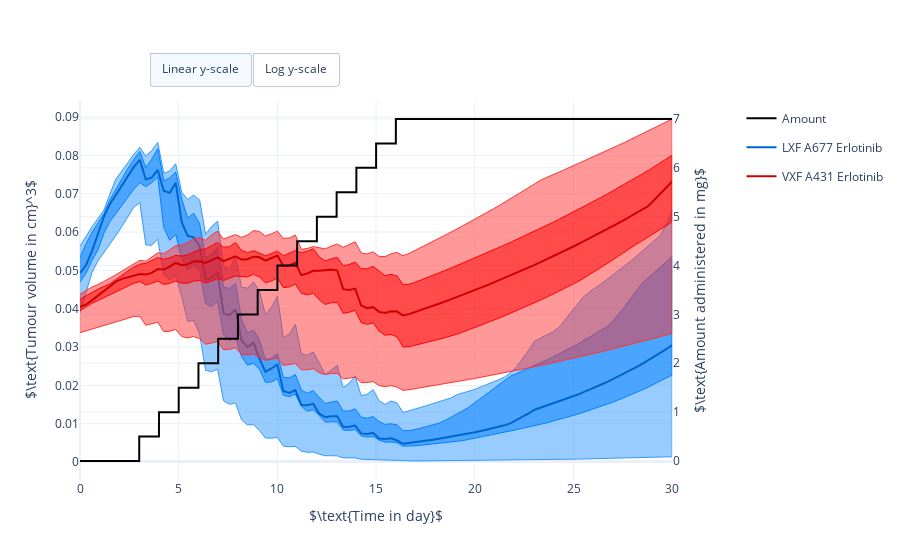

The notebook cell saved with this chart:
### Code cell
#
# Illustrate population PKPD simulation.
#
# Needs above defined dosing regimens, percentiles, times, simulation results,
# and the population size:
# [dosing_regimens, percentiles, times, population_results, N]
#

# import plotly.io
import plotly.graph_objects as go
from plotly.subplots import make_subplots


# Create figure
#fig = go.Figure()
fig = make_subplots(specs=[[{"secondary_y": True}]])

# Plot administered drug
# Convert dosing regimen into time
dose_series = dosing_time_series[0]
fig.add_trace(
    go.Scatter(
        x=dose_series[0, :],
        y=dose_series[1, :],
        name="Amount",
        hovertemplate=
                "<b></b>Cumulative amount of compound<br>" +
                "Time: %{x:.0f} day<br>" +
                "Amount: %{y:.01f} mg<br>" +
                "<extra></extra>",
        line=dict(color='rgb(0, 0, 0)'),
        mode='lines'),
    secondary_y=True)

# Plot data LXF A677 Erlotinib
# Plot 0th percentile to 100th precentile
fig.add_trace(
    go.Scatter(
        x=np.hstack([times,times[::-1]]),
        y=np.hstack([
            population_results[0, 0, 0, :], 
            population_results[0, 0, 4, ::-1]]),
        line=dict(width=1, color='rgb(51, 153, 255)'),
        fill='toself',
        legendgroup="LXF A677 Erlotinib",
        name="0th to 100th percentile",
        hoverinfo='name',
        showlegend=False),
    secondary_y=False)

# Plot 25th percentile to 75th precentile
fig.add_trace(
    go.Scatter(
        x=np.hstack([times,times[::-1]]),
        y=np.hstack([
            population_results[0, 0, 1, :], 
            population_results[0, 0, 3, ::-1]]),
        line=dict(width=1, color='rgb(0, 128, 255)'),
        fill='toself',
        legendgroup="LXF A677 Erlotinib",
        name="25th to 75th percentile",
        hoverinfo='name',
        showlegend=False),
    secondary_y=False)

# Plot Median
fig.add_trace(
    go.Scatter(
        x=times,
        y=population_results[0, 0, 2, :],
        legendgroup="LXF A677 Erlotinib",
        name="LXF A677 Erlotinib",
        hovertemplate=
                "<b></b>Median<br>" +
                "Population size: %d<br>" % N +
                "Time: %{x:.02f} day<br>" +
                "Tumour volume: %{y:.02f} cm^3<br>" +
                "<extra></extra>",
        line=dict(color='rgb(0, 102, 204)')),
    secondary_y=False)

# Plot data VXF A431 Erlotinib
# Plot 0th percentile to 100th precentile
fig.add_trace(
    go.Scatter(
        x=np.hstack([times,times[::-1]]),
        y=np.hstack([
            population_results[1, 0, 0, :], 
            population_results[1, 0, 4, ::-1]]),
        line=dict(width=1, color='rgb(255, 51, 51)'),
        fill='toself',
        legendgroup="VXF A431 Erlotinib",
        name="0th to 100th percentile",
        hoverinfo='name',
        showlegend=False),
    secondary_y=False)

# Plot 25th percentile to 75th precentile
fig.add_trace(
    go.Scatter(
        x=np.hstack([times,times[::-1]]),
        y=np.hstack([
            population_results[1, 0, 1, :], 
            population_results[1, 0, 3, ::-1]]),
        line=dict(width=1, color='rgb(255, 0, 0)'),
        fill='toself',
        legendgroup="VXF A431 Erlotinib",
        name="25th to 75th percentile",
        hoverinfo='name',
        showlegend=False),
    secondary_y=False)

# Plot Median
fig.add_trace(
    go.Scatter(
        x=times,
        y=population_results[1, 0, 2, :],
        legendgroup="VXF A431 Erlotinib",
        name="VXF A431 Erlotinib",
        hovertemplate=
                "<b></b>Median<br>" +
                "Population size: %d<br>" % N +
                "Time: %{x:.02f} day<br>" +
                "Tumour volume: %{y:.02f} cm^3<br>" +
                "<extra></extra>",
        line=dict(color='rgb(204, 0, 0)')),
    secondary_y=False)

# Set X, Y axes label and figure size
fig.update_layout(
    autosize=True,
    xaxis_title=r'$\text{Time in day}$',
    template="plotly_white")

# Set Y axes labels
fig.update_yaxes(title_text=r'$\text{Tumour volume in cm}^3$', secondary_y=False)
fig.update_yaxes(title_text=r'$\text{Amount administered in mg}$', secondary_y=True, position=0.85)

# Add switch between linear and log y-scale
fig.update_layout(
    updatemenus=[
        dict(
            type = "buttons",
            direction = "left",
            buttons=list([
                dict(
                    args=[{"yaxis.type": "linear"}],
                    label="Linear y-scale",
                    method="relayout"
                ),
                dict(
                    args=[{"yaxis.type": "log"}],
                    label="Log y-scale",
                    method="relayout"
                )
            ]),
            pad={"r": 0, "t": -10},
            showactive=True,
            x=0.11,
            xanchor="left",
            y=1.1,
            yanchor="top"
        ),
    ]
)

# Position legend
fig.update_layout(legend=dict(
    yanchor="top",
    y=0.99,
    xanchor="left",
    x=1.05))

# Show figure
fig.show()

### Figure 1 — Plotly figure (JSON) as saved in the notebook; plotly's stock layout.template omitted (floating-point values rounded to 4 significant figures; data arrays with more than 128 entries replaced by an {"elided": "..."} marker saying what was removed)
{"data": [{"hovertemplate": "<b></b>Cumulative amount of compound<br>Time: %{x:.0f} day<br>Amount: %{y:.01f} mg<br><extra></extra>", "line": {"color": "rgb(0, 0, 0)"}, "mode": "lines", "name": "Amount", "type": "scatter", "x": [0, 3, 3.001, 4, 4.001, 5, 5.001, 6, 6.001, 7, 7.001, 8, 8.001, 9, 9.001, 10, 10.0, 11, 11.0, 12, 12.0, 13, 13.0, 14, 14.0, 15, 15.0, 16, 16.0, 30], "xaxis": "x", "y": [0, 0, 0.5, 0.5, 1, 1, 1.5, 1.5, 2, 2, 2.5, 2.5, 3, 3, 3.5, 3.5, 4, 4, 4.5, 4.5, 5, 5, 5.5, 5.5, 6, 6, 6.5, 6.5, 7, 7], "yaxis": "y2"}, {"fill": "toself", "hoverinfo": "name", "legendgroup": "LXF A677 Erlotinib", "line": {"color": "rgb(51, 153, 255)", "width": 1}, "name": "0th to 100th percentile", "showlegend": false, "type": "scatter", "x": {"elided": "200 float values"}, "xaxis": "x", "y": {"elided": "200 float values"}, "yaxis": "y"}, {"fill": "toself", "hoverinfo": "name", "legendgroup": "LXF A677 Erlotinib", "line": {"color": "rgb(0, 128, 255)", "width": 1}, "name": "25th to 75th percentile", "showlegend": false, "type": "scatter", "x": {"elided": "200 float values"}, "xaxis": "x", "y": {"elided": "200 float values"}, "yaxis": "y"}, {"hovertemplate": "<b></b>Median<br>Population size: 1000<br>Time: %{x:.02f} day<br>Tumour volume: %{y:.02f} cm^3<br><extra></extra>", "legendgroup": "LXF A677 Erlotinib", "line": {"color": "rgb(0, 102, 204)"}, "name": "LXF A677 Erlotinib", "type": "scatter", "x": [0, 0.303, 0.6061, 0.9091, 1.212, 1.515, 1.818, 2.121, 2.424, 2.727, 3.03, 3.333, 3.636, 3.939, 4.242, 4.545, 4.848, 5.152, 5.455, 5.758, 6.061, 6.364, 6.667, 6.97, 7.273, 7.576, 7.879, 8.182, 8.485, 8.788, 9.091, 9.394, 9.697, 10, 10.3, 10.61, 10.91, 11.21, 11.52, 11.82, 12.12, 12.42, 12.73, 13.03, 13.33, 13.64, 13.94, 14.24, 14.55, 14.85, 15.15, 15.45, 15.76, 16.06, 16.36, 16.67, 16.97, 17.27, 17.58, 17.88, 18.18, 18.48, 18.79, 19.09, 19.39, 19.7, 20, 20.3, 20.61, 20.91, 21.21, 21.52, 21.82, 22.12, 22.42, 22.73, 23.03, 23.33, 23.64, 23.94, 24.24, 24.55, 24.85, 25.15, 25.45, 25.76, 26.06, 26.36, 26.67, 26.97, 27.27, 27.58, 27.88, 28.18, 28.48, 28.79, 29.09, 29.39, 29.7, 30], "xaxis": "x", "y": [0.04935, 0.05132, 0.05502, 0.05925, 0.06401, 0.06729, 0.06968, 0.07205, 0.07448, 0.07699, 0.07882, 0.07369, 0.0742, 0.07619, 0.07076, 0.07023, 0.07287, 0.0626, 0.05901, 0.05862, 0.05628, 0.0475, 0.04812, 0.04942, 0.03878, 0.03833, 0.03982, 0.03173, 0.02998, 0.03115, 0.02702, 0.02352, 0.02441, 0.0254, 0.01856, 0.01803, 0.01878, 0.01488, 0.01484, 0.01518, 0.01263, 0.0117, 0.01194, 0.01194, 0.00917, 0.009192, 0.00953, 0.007476, 0.007304, 0.007637, 0.006162, 0.006027, 0.006201, 0.005622, 0.004764, 0.004947, 0.005156, 0.005375, 0.005602, 0.00584, 0.006087, 0.006344, 0.006612, 0.006892, 0.007183, 0.007486, 0.007801, 0.008129, 0.008472, 0.00883, 0.009202, 0.00959, 0.01016, 0.01094, 0.01178, 0.01268, 0.01364, 0.01417, 0.01468, 0.0152, 0.01574, 0.0163, 0.01688, 0.01748, 0.0181, 0.01875, 0.01941, 0.0201, 0.02081, 0.02155, 0.02231, 0.0231, 0.02392, 0.02477, 0.02564, 0.02655, 0.02748, 0.02845, 0.02945, 0.03049], "yaxis": "y"}, {"fill": "toself", "hoverinfo": "name", "legendgroup": "VXF A431 Erlotinib", "line": {"color": "rgb(255, 51, 51)", "width": 1}, "name": "0th to 100th percentile", "showlegend": false, "type": "scatter", "x": {"elided": "200 float values"}, "xaxis": "x", "y": {"elided": "200 float values"}, "yaxis": "y"}, {"fill": "toself", "hoverinfo": "name", "legendgroup": "VXF A431 Erlotinib", "line": {"color": "rgb(255, 0, 0)", "width": 1}, "name": "25th to 75th percentile", "showlegend": false, "type": "scatter", "x": {"elided": "200 float values"}, "xaxis": "x", "y": {"elided": "200 float values"}, "yaxis": "y"}, {"hovertemplate": "<b></b>Median<br>Population size: 1000<br>Time: %{x:.02f} day<br>Tumour volume: %{y:.02f} cm^3<br><extra></extra>", "legendgroup": "VXF A431 Erlotinib", "line": {"color": "rgb(204, 0, 0)"}, "name": "VXF A431 Erlotinib", "type": "scatter", "x": [0, 0.303, 0.6061, 0.9091, 1.212, 1.515, 1.818, 2.121, 2.424, 2.727, 3.03, 3.333, 3.636, 3.939, 4.242, 4.545, 4.848, 5.152, 5.455, 5.758, 6.061, 6.364, 6.667, 6.97, 7.273, 7.576, 7.879, 8.182, 8.485, 8.788, 9.091, 9.394, 9.697, 10, 10.3, 10.61, 10.91, 11.21, 11.52, 11.82, 12.12, 12.42, 12.73, 13.03, 13.33, 13.64, 13.94, 14.24, 14.55, 14.85, 15.15, 15.45, 15.76, 16.06, 16.36, 16.67, 16.97, 17.27, 17.58, 17.88, 18.18, 18.48, 18.79, 19.09, 19.39, 19.7, 20, 20.3, 20.61, 20.91, 21.21, 21.52, 21.82, 22.12, 22.42, 22.73, 23.03, 23.33, 23.64, 23.94, 24.24, 24.55, 24.85, 25.15, 25.45, 25.76, 26.06, 26.36, 26.67, 26.97, 27.27, 27.58, 27.88, 28.18, 28.48, 28.79, 29.09, 29.39, 29.7, 30], "xaxis": "x", "y": [0.04051, 0.04106, 0.04218, 0.04338, 0.04458, 0.04583, 0.04707, 0.04778, 0.04822, 0.04867, 0.04905, 0.04894, 0.04935, 0.05037, 0.05024, 0.05098, 0.05194, 0.05133, 0.05159, 0.05229, 0.0524, 0.05197, 0.05265, 0.05339, 0.05241, 0.05294, 0.05366, 0.05283, 0.0529, 0.05358, 0.05342, 0.05254, 0.05315, 0.05386, 0.05118, 0.05128, 0.05202, 0.04876, 0.0492, 0.04989, 0.04992, 0.05009, 0.0502, 0.04999, 0.04511, 0.04487, 0.04525, 0.04089, 0.04015, 0.04042, 0.03918, 0.03888, 0.03932, 0.03925, 0.03824, 0.03858, 0.03909, 0.03963, 0.04018, 0.04073, 0.0413, 0.04187, 0.04245, 0.04303, 0.04363, 0.04423, 0.04484, 0.04546, 0.04609, 0.04673, 0.04737, 0.04803, 0.04869, 0.04937, 0.05005, 0.05074, 0.05144, 0.05215, 0.05287, 0.0536, 0.05435, 0.0551, 0.05586, 0.05663, 0.05741, 0.05821, 0.05901, 0.05983, 0.06065, 0.06149, 0.06234, 0.0632, 0.06407, 0.06496, 0.06586, 0.06679, 0.06834, 0.06993, 0.07156, 0.07322], "yaxis": "y"}], "layout": {"autosize": true, "legend": {"x": 1.05, "xanchor": "left", "y": 0.99, "yanchor": "top"}, "updatemenus": [{"buttons": [{"args": [{"yaxis.type": "linear"}], "label": "Linear y-scale", "method": "relayout"}, {"args": [{"yaxis.type": "log"}], "label": "Log y-scale", "method": "relayout"}], "direction": "left", "pad": {"r": 0, "t": -10}, "showactive": true, "type": "buttons", "x": 0.11, "xanchor": "left", "y": 1.1, "yanchor": "top"}], "xaxis": {"anchor": "y", "domain": [0, 0.94], "title": {"text": "$\\text{Time in day}$"}}, "yaxis": {"anchor": "x", "domain": [0, 1], "title": {"text": "$\\text{Tumour volume in cm}^3$"}}, "yaxis2": {"anchor": "x", "overlaying": "y", "position": 0.85, "side": "right", "title": {"text": "$\\text{Amount administered in mg}$"}}}}
